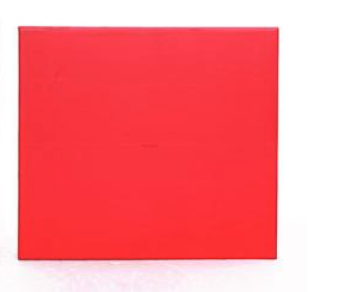
//> input picture 水下图像/水下图像/3.png, 346 x 292 px
$ ./main   (built with g++ and OpenCV 4)
//> lines starting //> are read from the running program, lines starting //| are printed output that depends on the picture; after the words box and inside, x2 and y2 are one past the last pixel; in counts of white or black regions, pixels touching at a corner belong together
//> further down, imgsrc is the input picture: 292 rows x 346 cols, CV_8UC3; mean B, G, R 138.6, 132.2, 250.7
### 水下图像/水下图像/water_competition.h
#include <opencv2/core/core.hpp>
#include <opencv2/highgui/highgui.hpp>
#include <opencv2/imgproc/imgproc.hpp>
#include <cmath>
#include <iostream>

using namespace cv;
using namespace std;


struct SimpleShapes {
	Mat img_src;
	Mat img_dst;
	Mat img_bw;
	vector<RotatedRect> rectangles;//旋转矩形类
	vector<vector<Point>> triangles;//取点三角
};

SimpleShapes Water_Shape(Mat, int);//返回该类

double angleCos(Point, Point, Point);

void setLabel(Mat&, const string, vector<Point>&);

uchar* PictureKind(int, int, Mat);

uchar* Average(uchar*, uchar*, uchar*);

### 水下图像/水下图像/water_competition.cpp
#include "water_competition.h"
/**
* 长方形，三角形识别
*/
IplImage iplimg_hsv;
uchar*finish_ptr;
SimpleShapes Water_Shape(Mat pic, int lowThreshold)
{
//> called with lowThreshold = 50
	static Mat img_src, img_dst; //原目标图像，目的目标图像
	img_src.release(); img_dst.release();//释放内存
	static Mat img_gray, img_canny;//描边，降噪处理图像
	img_gray.release(); img_canny.release();
	//Mat img_hsv;//转hsv图像
	//img_hsv.release();
	uchar* img1_c, *img2_c, *img3_c,*average_c;
	static SimpleShapes shapes;
	static vector<vector<Point>> contours; contours.clear();//findContours获得点集
	static vector<Point> vertices_contour; vertices_contour.clear();//approxPolyDP逼近点集
	static vector<vector<Point>> triangles; triangles.clear();
	static vector<RotatedRect> rectangles; rectangles.clear();
	static int RATIO = 3;
	static int kernel_size = 3;
	img_src = pic;
	//cvtColor(img_src, img_hsv, CV_BGR2HSV);
	//转化为灰度
	cvtColor(img_src, img_gray, CV_BGR2GRAY);
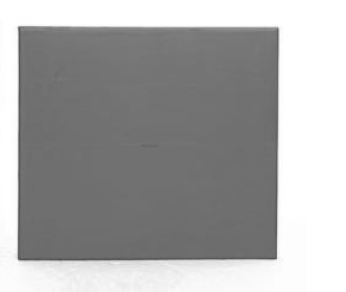
//> img_gray: 292 rows x 346 cols, CV_8UC1; min 81, max 255, mean 168.3

	//canny滤波
	Canny(img_gray, img_canny, lowThreshold, RATIO*lowThreshold, kernel_size);//滞后阈值1，滞后阈值2，
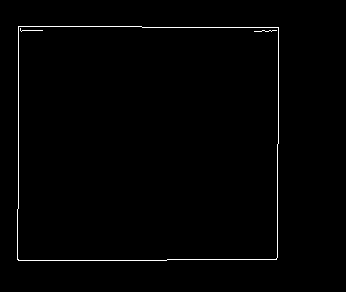
//> img_canny: 292 rows x 346 cols, CV_8UC1; 1% white in thin lines or dots, all inside (x1, y1, x2, y2) = (17, 26, 279, 261)

																			  //查找canny后轮廓，并保存一组由连续的Point点构成的点的集合的向量，CV_RETR_EXTERNAL只检测最外围轮廓
	findContours(img_canny.clone(), contours, CV_RETR_EXTERNAL, CV_CHAIN_APPROX_SIMPLE);
//> contours = 1 contour; box (x1, y1, x2, y2) and area: (17, 26, 279, 261) 60526
	img_dst = img_src.clone();

	//find shapes
	for (int i = 0; i < contours.size(); i++) {
		//比例精度近似轮廓，去得到逼近点集
		approxPolyDP(Mat(contours[i]), vertices_contour, arcLength(Mat(contours[i]), true)*0.02, true);

		//跳过小的或非凸的物体，利用isContourConvex测试轮廓的凸性
		if (fabs(contourArea(contours[i])) < 1 || !isContourConvex(vertices_contour)) {
			continue;
		}

		if (vertices_contour.size() == 3) {//三角形
			triangles.push_back(vertices_contour); //添加到检测到的三角形集合中。

												   //绘制，利用vertices_countour来获取两点线段
			for (int i = 0; i < 3; i++)
				line(img_dst, vertices_contour[i], vertices_contour[(i + 1) % 3], Scalar(0, 255, 0), 3);
			int weight_average = (vertices_contour[0].x + vertices_contour[1].x + vertices_contour[2].x) / 3;
			int height_average = (vertices_contour[0].y + vertices_contour[1].y + vertices_contour[2].y) / 3;
			img1_c=PictureKind(height_average,weight_average, img_src);
			img2_c= PictureKind(height_average-5, weight_average-5, img_src);
			img3_c= PictureKind(height_average + 5, weight_average+5, img_src);
			average_c=Average(img1_c, img2_c, img3_c);
			if (average_c[2] > average_c[1] && average_c[2] > average_c[0])
			{
				setLabel(img_dst, "UH8", contours[i]);
			}
			else if (average_c[1]>average_c[2] && average_c[1] > average_c[0])
			{
				setLabel(img_dst, "L6R", contours[i]);
			}
			else
			{
				setLabel(img_dst, "G7C", contours[i]);
			}
			//setLabel(img_dst, "TRI", contours[i]);
		}
		else if (vertices_contour.size() == 4) {
			int nb_vertices = 4;

			//从各个角计算余弦
			vector<double> cos;
			for (int j = 2; j < nb_vertices + 1; j++) {
				cos.push_back(angleCos(vertices_contour[j%nb_vertices], vertices_contour[j - 2], vertices_contour[j - 1]));
			}

			//“COS”按升序存储
			sort(cos.begin(), cos.end());

			//保存最大最小cos
			double mincos = cos.front();
			double maxcos = cos.back();

			//检查角是直角
			if (mincos >= -0.3 && maxcos <= 0.3) {
				RotatedRect rotRect = minAreaRect(contours[i]);//矫正矩形
				rectangles.push_back(rotRect); //添加到检测到的矩形集合中。

			//绘制
				Point2f coins_rect[4];
				rotRect.points(coins_rect);
				for (int i = 0; i < 4; i++)
					line(img_dst, coins_rect[i], coins_rect[(i + 1) % 4], Scalar(0, 255, 0), 3);
				int weight_average = (coins_rect[0].x + coins_rect[1].x + coins_rect[2].x+ coins_rect[3].x) / 4;
				int height_average = (coins_rect[0].y + coins_rect[1].y + coins_rect[2].y+ coins_rect[3].y) / 4;
				img1_c = PictureKind(height_average, weight_average, img_src);
				img2_c = PictureKind(height_average - 5, weight_average - 5, img_src);
				img3_c = PictureKind(height_average + 5, weight_average + 5, img_src);
				average_c=Average(img1_c, img2_c, img3_c);
				if (average_c[2] > average_c[1] && average_c[2] > average_c[0])
				{
					setLabel(img_dst, "S1P", contours[i]);
				}
				else if(average_c[1]>average_c[2] && average_c[1] > average_c[0])
				{
					setLabel(img_dst, "JW3", contours[i]);
				}
				else
				{
					setLabel(img_dst, "A2X", contours[i]);
				}
				//cout << (int)average_c[2] << "+" << (int)average_c[1] << "+" << (int)average_c[0]<<"+";
				//写出
				//stringstream sentence;
				//sentence << "RECT rot = " << rotRect.angle;//转动角度
				//sentence << "RECT";
				//string rotLabel = sentence.str();
				//setLabel(img_dst, rotLabel, contours[i]);
			}
		}
	}
//> this loop made 1 pass
//> (vertices_contour, rotRect, coins_rect, weight_average, height_average, baseline in setLabel, text in setLabel, r in setLabel) on pass 1: (4 Points (x, y): [18, 26], [18, 260], [276, 259], [278, 27], centre (147.5, 143), size (234, 261), angle -90, 4 Points (x, y): [278, 260], [17, 260], [17, 26], [278, 26], 147, 143, 4, Size(25, 9), Rect(17, 26, 262, 235))
//> pass 1, in setLabel, `putText(img, label, pt, fontface, scale, CV_RGB(0, 0, 0), thickness, 8);`:
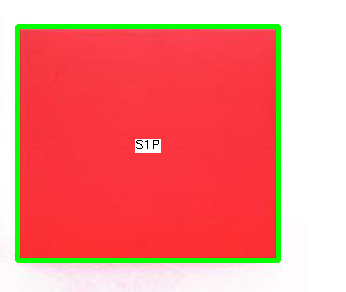
//> img: 292 rows x 346 cols, CV_8UC3; mean B, G, R 130.6, 137, 239.1
//> after the loop: img_src: 292 rows x 346 cols, CV_8UC3; 1 pixels changed, all inside (x1, y1, x2, y2) = (147, 143, 148, 144)
	//保存数据
	shapes.img_src = img_src;
	shapes.img_dst = img_dst;
	shapes.img_bw = img_canny;
	shapes.rectangles = rectangles;
//> shapes.rectangles = 1 RotatedRect (x, y, width, height, angle): [147.5, 143, 234, 261, -90]
	shapes.triangles = triangles;
	return shapes;//返回数据
}
uchar* Average(uchar*img1_c, uchar*img2_c, uchar*img3_c)
{
	finish_ptr= img1_c;
	finish_ptr[0] = (img1_c[0] + img2_c[0] + img3_c[0])/3;
	finish_ptr[1] = (img1_c[1] + img2_c[1] + img3_c[1]) / 3;
	finish_ptr[2] = (img1_c[2] + img2_c[2] + img3_c[2]) / 3;
	return finish_ptr;
}

uchar* PictureKind(int height_average,int weight_average,Mat img_src)
{
	char text[20];
	iplimg_hsv = IplImage(img_src);
	IplImage* pBinary =&IplImage(iplimg_hsv);
	uchar* ptr = cvPtr2D(pBinary, height_average, weight_average, NULL);
	//cout<< (int)ptr[2]<<"+" <<(int)ptr[1] << "+" << (int)ptr[0];
	return ptr;
}
double angleCos(Point pt1, Point pt2, Point pt0)
{
	double dx1 = pt1.x - pt0.x;
	double dy1 = pt1.y - pt0.y;
	double dx2 = pt2.x - pt0.x;
	double dy2 = pt2.y - pt0.y;
	return (dx1*dx2 + dy1*dy2) / sqrt((dx1*dx1 + dy1*dy1)*(dx2*dx2 + dy2*dy2));
}

void setLabel(Mat& img, const string label, vector<Point>& contour) {
	static int fontface = FONT_HERSHEY_SIMPLEX;
	static double scale = 0.4;
	static int thickness = 1;
	static int baseline = 0;

	Size text = getTextSize(label, fontface, scale, thickness, &baseline);//设置text文本格式
	Rect r = boundingRect(contour); //returns the smallest rectangle containing the "contour"

	Point pt(r.x + ((r.width - text.width) / 2), r.y + ((r.height + text.height) / 2));
	rectangle(img, pt + Point(0, baseline), pt + Point(text.width, -text.height), CV_RGB(255, 255, 255), CV_FILLED);
	putText(img, label, pt, fontface, scale, CV_RGB(0, 0, 0), thickness, 8);
}

### 水下图像/水下图像/main.cpp
#include "water_competition.h"

SimpleShapes shapes;
int edgeThresh = 1;
int low_Threshold = 50;
const int max_lowThreshold = 100;

int main()
{
	Mat imgsrc = imread("3.png");
	namedWindow("Image Result", CV_WINDOW_AUTOSIZE);
	namedWindow("Image Canny", CV_WINDOW_AUTOSIZE);
	createTrackbar("Min Threshold:", "Image Canny", &low_Threshold, max_lowThreshold);
	while (true) {
		//Extration of simple shape (triangles/rectangles/circles) from the frame
		shapes = Water_Shape(imgsrc, low_Threshold);
		imshow("Image Result", shapes.img_dst);
		imshow("Image Canny", shapes.img_bw);
		if (waitKey(30) == 27) {
//> the Esc key is pressed
			destroyWindow("Image Traitee");
			destroyWindow("Image Canny");
			destroyAllWindows();
			cout << "esc key is pressed by user" << endl;
			return 0;
//> (the program exits here)

$ run again, with 水下图像/水下图像/4.png copied over 水下图像/水下图像/3.png
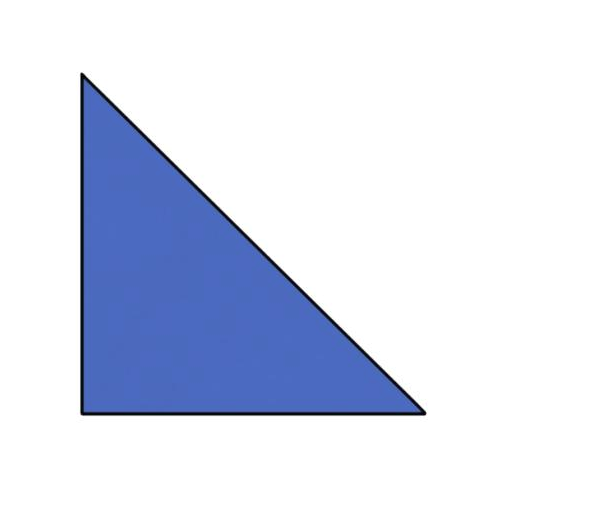
//> input picture 水下图像/水下图像/4.png, 598 x 519 px
//> imgsrc is the input picture: 519 rows x 598 cols, CV_8UC3; mean B, G, R 240.4, 224.8, 219.3
//> in Water_Shape, `Canny(img_gray, img_canny, lowThreshold, RATIO*lowThreshold, kernel_si..`:
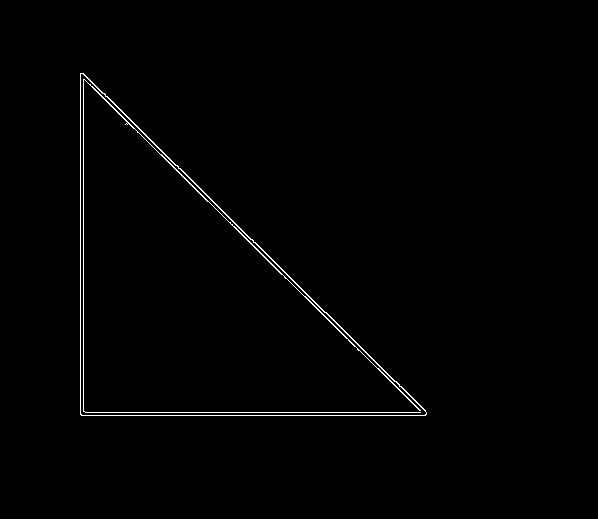
//> img_canny: 519 rows x 598 cols, CV_8UC1; 0.84% white in thin lines or dots, all inside (x1, y1, x2, y2) = (80, 73, 427, 416)
//> contours = 1 contour; box (x1, y1, x2, y2) and area: (80, 73, 427, 416) 60377
//> the loop in Water_Shape, `for (int i = 0; i < contours.size(); i++)` made 1 pass
//> (vertices_contour, weight_average, height_average, baseline in setLabel, text in setLabel, r in setLabel, pt in setLabel) on pass 1: (3 Points (x, y): [80, 73], [81, 415], [426, 414], 195, 300, 4, Size(26, 9), Rect(80, 73, 347, 343), Point(240, 249))
//> pass 1, in setLabel, `putText(img, label, pt, fontface, scale, CV_RGB(0, 0, 0), thickness, 8);`:
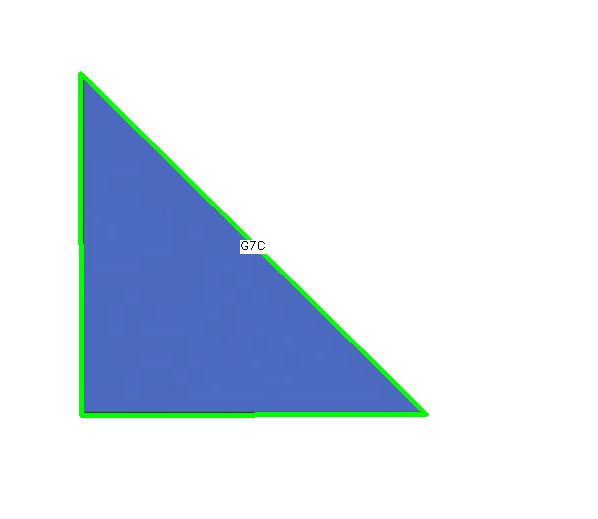
//> img: 519 rows x 598 cols, CV_8UC3; mean B, G, R 238.7, 227.8, 218
//> shapes.triangles = 1 contour; box (x1, y1, x2, y2) and area: (80, 73, 427, 416) 58996

$ run again, with 水下图像/水下图像/5.png copied over 水下图像/水下图像/3.png
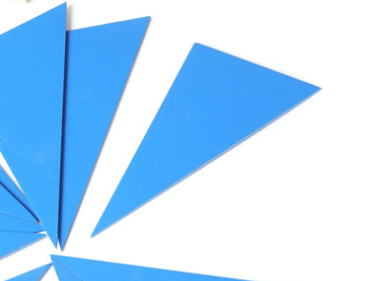
//> input picture 水下图像/水下图像/5.png, 389 x 281 px
//> imgsrc is the input picture: 281 rows x 389 cols, CV_8UC3; mean B, G, R 251.4, 219.3, 181.5
//> in Water_Shape, `Canny(img_gray, img_canny, lowThreshold, RATIO*lowThreshold, kernel_si..`:
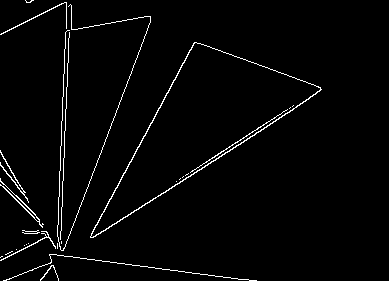
//> img_canny: 281 rows x 389 cols, CV_8UC1; 2.4% white in thin lines or dots, all inside (x1, y1, x2, y2) = (0, 0, 322, 281)
//> contours = 19 contours, 14 with area under 20; largest, box (x1, y1, x2, y2) and area: (90, 42, 322, 238) 15617, (0, 178, 44, 228) 62, (0, 150, 29, 203) 48, (0, 231, 56, 261) 34, (0, 2, 67, 35) 32
//> the loop in Water_Shape, `for (int i = 0; i < contours.size(); i++)` made 19 passes
//> (vertices_contour, weight_average, height_average, baseline in setLabel, text in setLabel, r in setLabel, pt in setLabel) on pass 15: (3 Points (x, y): [320, 87], [194, 42], [90, 237], 201, 122, 4, Size(26, 9), Rect(90, 42, 232, 196), Point(193, 144))
//> after the loop in Water_Shape, `for (int i = 0; i < contours.size(); i++)`:
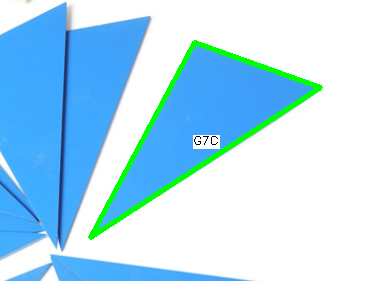
//> img_dst: 281 rows x 389 cols, CV_8UC3; 3.21% of pixels changed, all inside (x1, y1, x2, y2) = (88, 40, 323, 240)
//> shapes.triangles = 1 contour; box (x1, y1, x2, y2) and area: (90, 42, 321, 238) 14625
